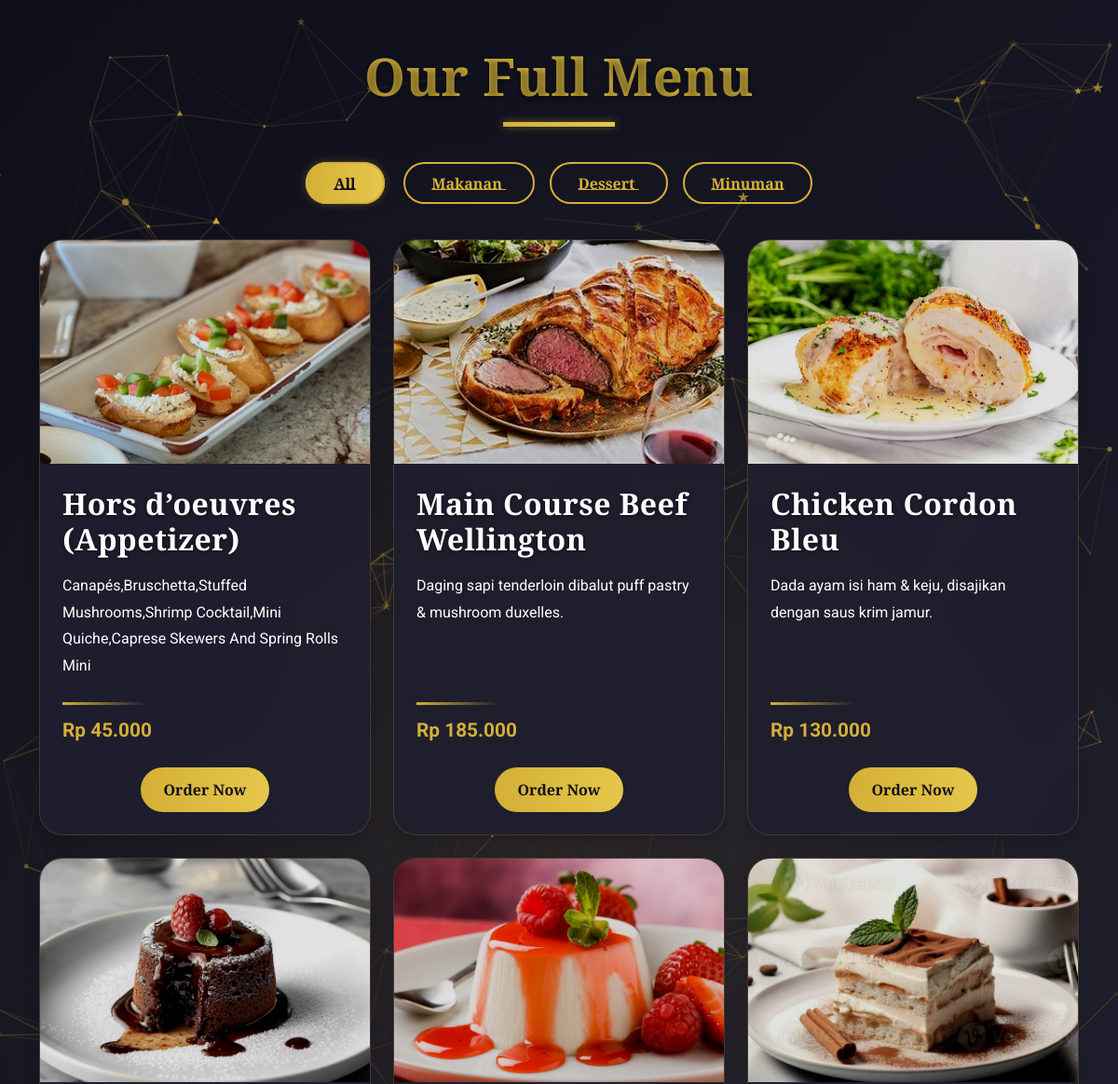
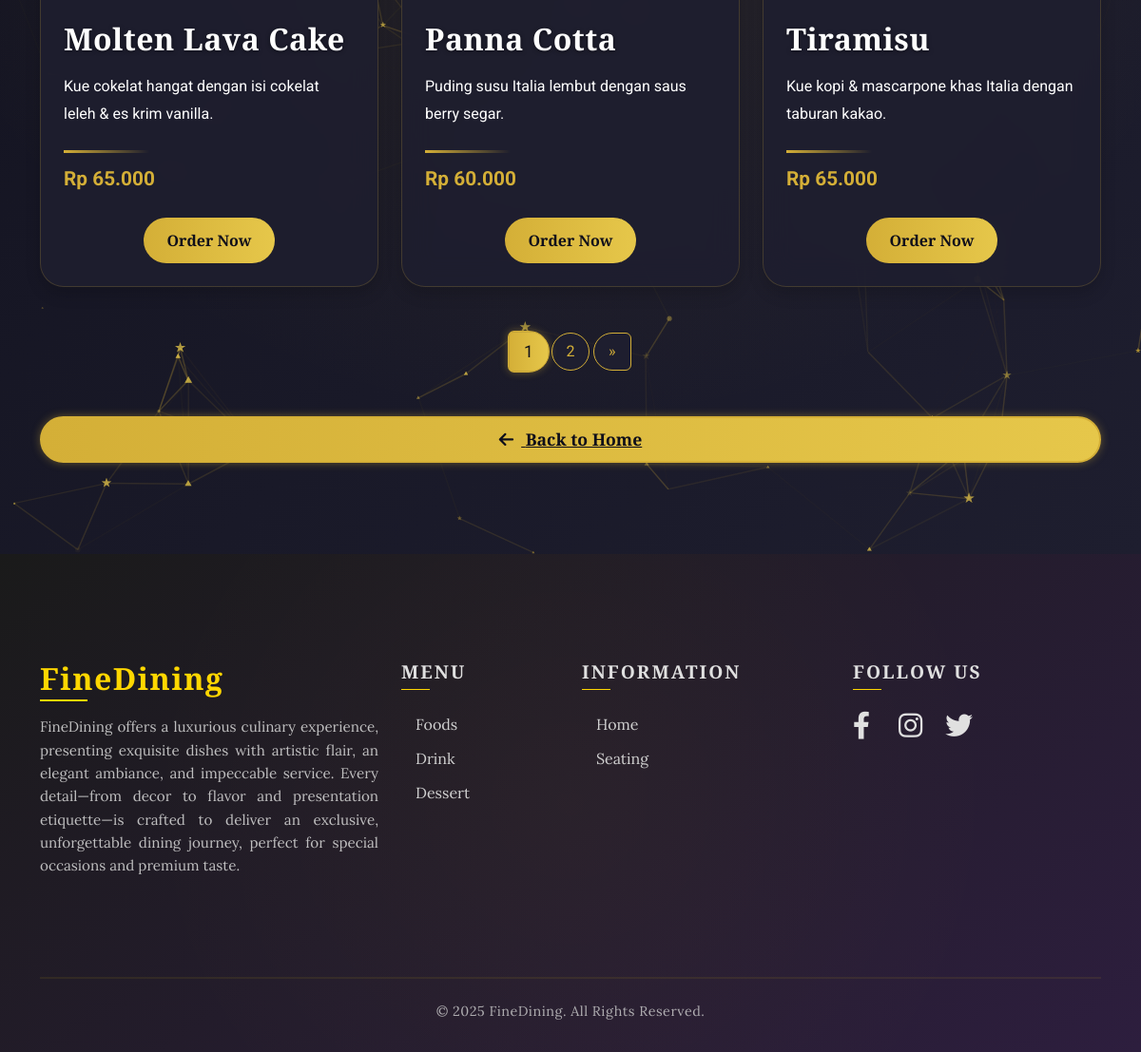
/pages/menu.php, run on the app's committed database (2 pictures, top to bottom).
### tables this page shows
CREATE TABLE `menu` (
  `id_menu` int(11) NOT NULL,
  `nama_menu` varchar(100) DEFAULT NULL,
  `deskripsi` text DEFAULT NULL,
  `harga` decimal(10,2) DEFAULT NULL,
  `kategori` varchar(50) DEFAULT NULL,
  `gambar_menu` varchar(255) DEFAULT NULL,
  `tersedia` tinyint(100) DEFAULT NULL,
  `id_admin` int(11) DEFAULT NULL,
  `stok` int(11) NOT NULL DEFAULT 0
);

### pages/menu.php (the view, shortened to what this page needs)
<?php include '../includes/header.php'; ?>
<link href="https://cdn.jsdelivr.net/npm/bootstrap@5.3.3/dist/css/bootstrap.min.css" rel="stylesheet">
<link href="https://cdn.jsdelivr.net/npm/aos@2.3.4/dist/aos.css" rel="stylesheet">
<link rel="stylesheet" href="https://cdnjs.cloudflare.com/ajax/libs/font-awesome/6.0.0/css/all.min.css" />
<?php
include '../includes/config.php';
$items_per_page = 6;
$page = isset($_GET['page']) ? max(1, intval($_GET['page'])) : 1;
$offset = ($page - 1) * $items_per_page;
$category = isset($_GET['category']) ? $conn->real_escape_string($_GET['category']) : 'all';
$where_clause = ($category !== 'all') ? "WHERE tersedia = 1 AND kategori = '$category'" : "WHERE tersedia = 1";
$total_query = $conn->query("SELECT COUNT(*) as total FROM menu $where_clause");
$total_items = $total_query->fetch_assoc()['total'];
$total_pages = ceil($total_items / $items_per_page);
$menus = [];
$query = "SELECT nama_menu, deskripsi, harga, stok, gambar_menu, kategori FROM menu $where_clause LIMIT $items_per_page OFFSET $offset";
$result = $conn->query($query);
if ($result) {
    while ($row = $result->fetch_assoc()) {
        $menus[] = $row;
    }
}
$categories = [];
$cat_query = $conn->query("SELECT DISTINCT kategori FROM menu WHERE tersedia = 1");
if ($cat_query) {
    while ($row = $cat_query->fetch_assoc()) {
        $categories[] = $row['kategori'];
    }
}
?>
<section class="py-5 bg-dark position-relative" id="menu">
  <div id="particles-bg"></div>
  <div class="container position-relative">
    <h2 class="text-center section-title" data-aos="fade-down">Our Full Menu</h2>
    <div class="text-center mb-5" data-aos="fade-up">
      <a href="?page=1&category=all" class="filter-btn <?php echo $category === 'all' ? 'active' : ''; ?>" data-aos="zoom-in">All</a>
      <?php foreach ($categories as $cat): ?>
        <a href="?page=1&category=<?php echo urlencode($cat); ?>" class="filter-btn <?php echo $category === $cat ? 'active' : ''; ?>" data-aos="zoom-in" data-aos-delay="<?php echo (array_search($cat, $categories) + 1) * 100; ?>">
          <?php echo htmlspecialchars($cat); ?>
        </a>
      <?php endforeach; ?>
    </div>
    <div class="row g-4">
      <?php
      if (!empty($menus)) {
        foreach ($menus as $index => $menu) {
          $gambar = !empty($menu['gambar_menu']) && file_exists($_SERVER['DOCUMENT_ROOT'] . '/' . $menu['gambar_menu'])
              ? htmlspecialchars('/' . $menu['gambar_menu'])
              : '/img/default-menu.jpg';
          $alt_text = htmlspecialchars($menu['nama_menu']) . ' - ' . substr(htmlspecialchars($menu['deskripsi']), 0, 50) . '...';
          $button_text = $menu['stok'] > 0
              ? '<a href="#" class="btn btn-primary rounded-pill px-4 order-btn" data-bs-toggle="modal" data-bs-target="#loginModal">Order Now</a>'
              : '<button class="btn btn-secondary rounded-pill px-4" disabled>Sold Out</button>';
          echo '<div class="col-lg-4 col-md-6" data-aos="zoom-in" data-aos-delay="' . ($index * 150) . '">
            <div class="card h-100 shadow menu-item" data-tilt data-tilt-max="10" data-tilt-speed="400" data-tilt-perspective="1000">
              <div class="card-img-container">
                <img src="' . $gambar . '" class="card-img-top lazy" alt="' . $alt_text . '" loading="lazy">
                <div class="card-img-overlay">
                  <h5>' . htmlspecialchars($menu['nama_menu']) . '</h5>
                </div>
              </div>
              <div class="card-body p-4">
                <h5 class="card-title fw-bold">' . htmlspecialchars($menu['nama_menu']) . '</h5>
                <p class="card-text">' . htmlspecialchars($menu['deskripsi']) . '</p>
                <p class="price">Rp ' . number_format($menu['harga'], 0, ',', '.') . '</p>
                <div class="btn-container">
                  ' . $button_text . '
                </div>
              </div>
            </div>
          </div>';
        }
      } else {
        echo '<div class="col-12 text-center text-muted" role="alert">No menus available in this category.</div>';
      }
      ?>
    </div>
    <?php if ($total_pages > 1): ?>
      <nav aria-label="Menu pagination" class="mt-5" data-aos="fade-up">
        <ul class="pagination justify-content-center">
          <?php for ($i = 1; $i <= $total_pages; $i++): ?>
            <li class="page-item <?php echo $i === $page ? 'active' : ''; ?>">
              <a class="page-link" href="?page=<?php echo $i; ?>&category=<?php echo urlencode($category); ?>"><?php echo $i; ?></a>
            </li>
          <?php endfor; ?>
          <?php if ($page < $total_pages): ?>
            <li class="page-item">
              <a class="page-link" href="?page=<?php echo $page + 1; ?>&category=<?php echo urlencode($category); ?>" aria-label="Next">
                <span aria-hidden="true">»</span>
              </a>
            </li>
          <?php endif; ?>
        </ul>
      </nav>
    <?php endif; ?>
    <a href="../customer.php" class="back-to-index" data-aos="fade-up">
      <i class="fas fa-arrow-left"></i> Back to Home
    </a>
  </div>
</section>
<?php include '../includes/footer.php'; ?>

### includes/header.php (shortened to what this page needs)
<!DOCTYPE html>
<html lang="id">
<head>
  <link href="https://cdn.jsdelivr.net/npm/bootstrap@5.3.0/dist/css/bootstrap.min.css" rel="stylesheet">
</head>

### includes/footer.php (shortened to what this page needs)
<footer class="footer">
  <div class="container">
    <div class="row py-5">
      <div class="col-md-4 mb-4 mb-md-0">
        <h5 class="footer-title">FineDining</h5>
        <p class="footer-text">
          FineDining offers a luxurious culinary experience, presenting exquisite dishes with artistic flair, an elegant ambiance, and impeccable service. Every detail—from decor to flavor and presentation etiquette—is crafted to deliver an exclusive, unforgettable dining journey, perfect for special occasions and premium taste.
        </p>
      </div>
      <div class="col-md-2 mb-4 mb-md-0">
        <h6 class="footer-subtitle">Menu</h6>
        <ul class="list-unstyled">
          <li><a href="/pages/menu.php?category=Makanan&page=1#menu" class="footer-link">Foods</a></li>
          <li><a href="/pages/menu.php?category=Minuman&page=1#menu" class="footer-link">Drink</a></li>
          <li><a href="/pages/menu.php?category=Dessert&page=1#menu" class="footer-link">Dessert</a></li>
        </ul>
      </div>
      <div class="col-md-3 mb-4 mb-md-0">
        <h6 class="footer-subtitle">INFORMATION</h6>
        <ul class="list-unstyled">
          <li><a class="footer-link <?php echo $current_page == 'index.php' ? 'active' : ''; ?>" href="index.php">Home</a></li>
          <li><a class="footer-link <?php echo ($current_page == 'index.php' && isset($_GET['section']) && $_GET['section'] == 'seating-experiences') ? 'active' : ''; ?>" href="index.php#seating-experiences">Seating</a></li>
        </ul>
      </div>
      <div class="col-md-3">
        <h6 class="footer-subtitle">FOLLOW US</h6>
        <div class="social-links">
          <a href="#" class="footer-social-link" title="Facebook">
            <i class="fab fa-facebook-f"></i>
          </a>
          <a href="#" class="footer-social-link" title="Instagram">
            <i class="fab fa-instagram"></i>
          </a>
          <a href="#" class="footer-social-link" title="Twitter">
            <i class="fab fa-twitter"></i>
          </a>
        </div>
      </div>
    </div>
    <hr class="footer-divider">
    <p class="text-center mb-0 footer-copyright">© 2025 FineDining. All Rights Reserved.</p>
  </div>
</footer>
<link rel="stylesheet" href="https://cdnjs.cloudflare.com/ajax/libs/font-awesome/6.0.0-beta3/css/all.min.css">

### includes/header.php (style rules this page uses)
.card-img-top { height: 180px; object-fit: cover; }

### includes/footer.php (style rules this page uses)
.footer { background: linear-gradient(145deg, #1a1a1a 0%, #2d1e3e 100%); color: #e0e0e0; padding: 4rem 0 2rem; font-family: 'Cinzel', serif; position: relative; overflow: hidden; opacity: 0; transform: translateY(30px); animation: fadeInUp 1.2s ease-out 0.3s forwards; }
.footer::before { content: ''; position: absolute; top: 0; left: 0; width: 100%; height: 100%; background: radial-gradient(circle, rgba(255, 215, 0, 0.1) 0%, transparent 70%); opacity: 0.3; z-index: 0; }
.footer > .container { position: relative; z-index: 1; }
.footer-title { font-size: 2rem; font-weight: 700; color: #ffd700; margin-bottom: 1.25rem; letter-spacing: 1.5px; position: relative; display: inline-block; }
.footer-title::after { content: ''; position: absolute; bottom: -5px; left: 0; width: 50px; height: 2px; background: #ffd700; transition: width 0.4s ease; }
.footer-subtitle { font-size: 1.2rem; font-weight: 600; color: #e0e0e0; margin-bottom: 1.5rem; text-transform: uppercase; letter-spacing: 2px; position: relative; padding-bottom: 8px; }
.footer-subtitle::after { content: ''; position: absolute; bottom: 0; left: 0; width: 30px; height: 1px; background: #ffd700; }
.footer-text { font-family: 'Lora', serif; font-size: 0.95rem; line-height: 1.6; color: #d0d0d0; text-align: justify; opacity: 0.9; }
.footer-link { color: #d0d0d0; text-decoration: none; font-family: 'Lora', serif; font-size: 1rem; display: block; margin-bottom: 0.75rem; transition: all 0.3s ease; position: relative; padding-left: 15px; }
.footer-link::before { content: '→'; position: absolute; left: 0; opacity: 0; color: #ffd700; transition: all 0.3s ease; }
.social-links { display: flex; gap: 1.5rem; align-items: center; }
.footer-social-link { color: #e0e0e0 !important; font-size: 1.8rem; text-decoration: none; transition: all 0.4s ease; position: relative; display: inline-flex; align-items: center; justify-content: center; }
.footer-social-link::after { content: attr(title); position: absolute; bottom: -25px; left: 50%; transform: translateX(-50%); background: rgba(0, 0, 0, 0.8); color: #ffd700; font-family: 'Lora', serif; font-size: 0.75rem; padding: 5px 10px; border-radius: 3px; opacity: 0; visibility: hidden; transition: all 0.3s ease; white-space: nowrap; }
.social-links i { display: inline-block !important; min-width: 24px; min-height: 24px; }
.footer-divider { border-color: rgba(255, 215, 0, 0.3); margin: 2.5rem 0 1.5rem; border-style: solid; border-width: 1px; }
.footer-copyright { font-family: 'Lora', serif; font-size: 0.9rem; color: #d0d0d0; opacity: 0.8; letter-spacing: 0.5px; }

### data on the page
menu: gambar_menu (picture), nama_menu "Hors d’oeuvres (Appetizer)", deskripsi "Canapés,Bruschetta,Stuffed Mushrooms,Shrimp Cocktail,Mini Quiche,Caprese Skewers And Spring Rolls Mini", harga "45.000", stok "Order Now"
menu: gambar_menu (picture), nama_menu "Main Course Beef Wellington", deskripsi "Daging sapi tenderloin dibalut puff pastry & mushroom duxelles.", harga "185.000", stok "Order Now"
menu: gambar_menu+nama_menu+deskripsi (picture), nama_menu "Chicken Cordon Bleu", deskripsi "Dada ayam isi ham & keju, disajikan dengan saus krim jamur.", harga "130.000", stok "Order Now"
menu: gambar_menu+nama_menu+deskripsi (picture), nama_menu "Molten Lava Cake", deskripsi "Kue cokelat hangat dengan isi cokelat leleh & es krim vanilla.", harga "65.000", stok "Order Now"
menu: gambar_menu+nama_menu+deskripsi (picture), nama_menu "Panna Cotta", deskripsi "Puding susu Italia lembut dengan saus berry segar.", harga "60.000", stok "Order Now"
menu: gambar_menu+nama_menu+deskripsi (picture), nama_menu "Tiramisu", deskripsi "Kue kopi & mascarpone khas Italia dengan taburan kakao.", harga "65.000", stok "Order Now"

### other printed values
$cat "Makanan"
$cat "Dessert"
$cat "Minuman"
